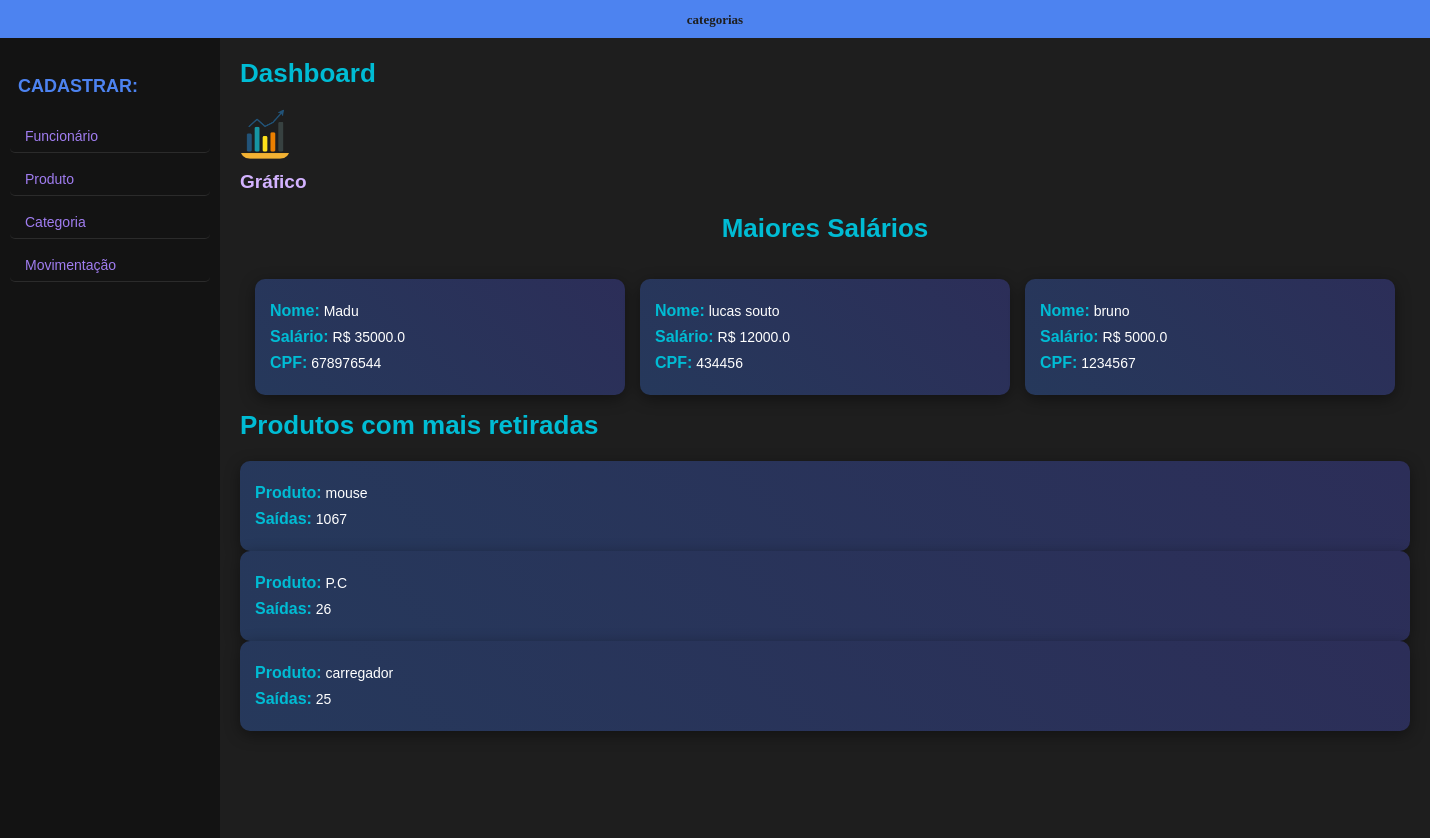
Page /dashboard (lower part) on the earlier database version.
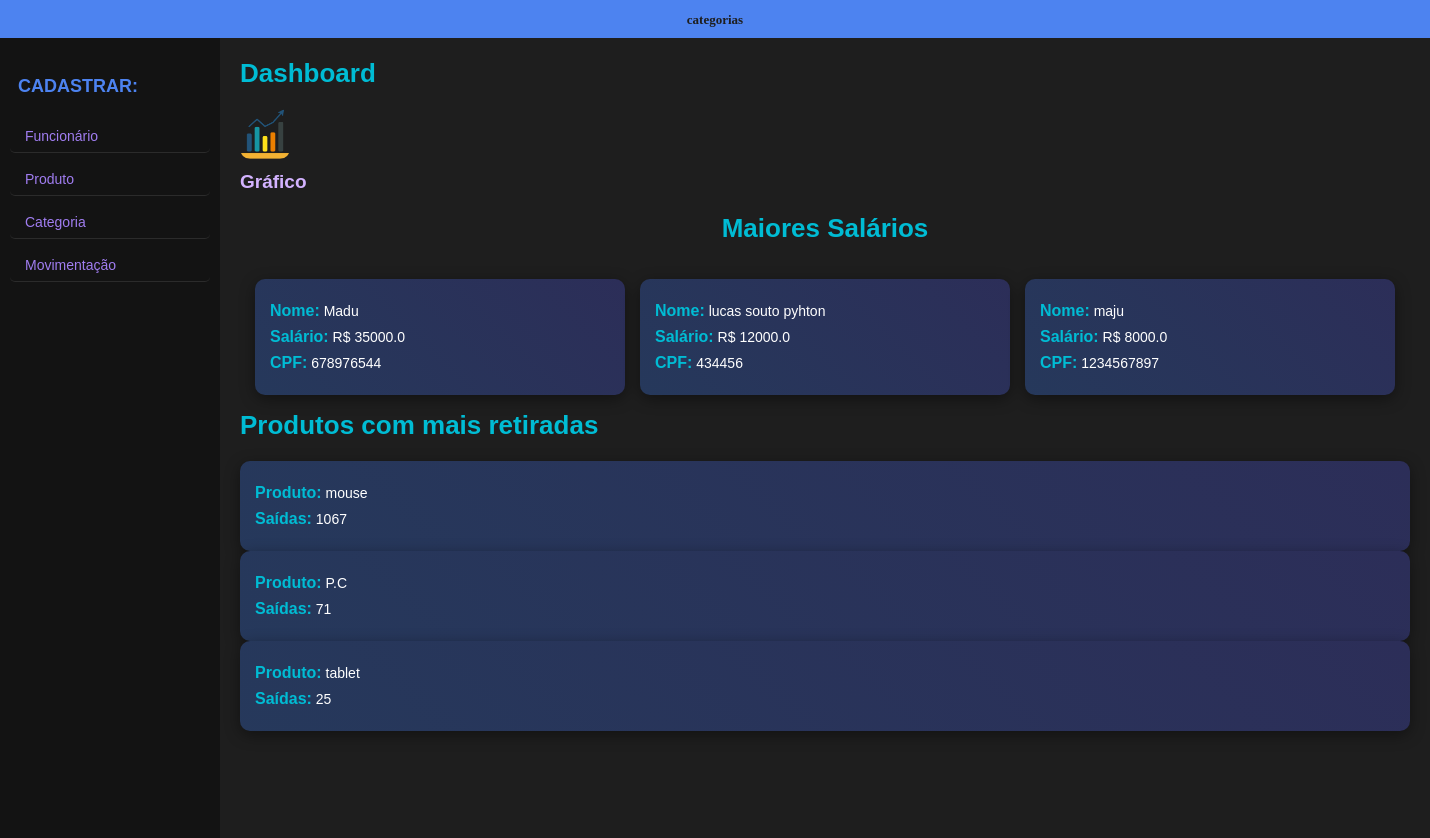
Same page on the later database version.
### models.py (models this page shows, shortened)
class Funcionario(Base):
    __tablename__ = 'funcionario'
    nome = Column(String(40), nullable=False, index=True)
    id = Column(Integer, primary_key=True, unique=True)
    cpf = Column(String(11), nullable=False, index=True, unique=True)
    salario = Column(Float, nullable=False, index=False)

### app.py (the view)
@app.route('/dashboard')
def dashboard():
    funcionarios_estoque = (
        Funcionario.query
        .order_by(Funcionario.salario.desc())
        .limit(3)
        .all()
    )
    produtos_movimentados = produtos_mais_movimentados()
    return render_template("dashboard.html", lista_funcionario=funcionarios_estoque,
                           produtos_movimentados=produtos_movimentados)

### app.py (called while the page is built)
def produtos_mais_movimentados():
    produtos_movimentados = (
        db_session.query(
            Produto.nome,
            func.sum(Movimentacao.volume_movimentacao).label('total_movimentacoes')
        )
        .join(Movimentacao, Produto.id == Movimentacao.produto_movimentado)
        .where(Movimentacao.atividade == 'saida')
        .group_by(Movimentacao.produto_movimentado)
        .order_by(desc('total_movimentacoes'))
        .limit(3)
        .all()
    )
    print(produtos_movimentados)
    return produtos_movimentados

### templates/dashboard.html (shortened to what this page needs)
{% extends 'template.html' %}
{% block conteudo %}
<h1 style="text-align: start; color: #00bcd4;">Dashboard<br></h1>
<div class="dashboard_grafico">
    <a href="{{url_for('dashboard_func')}}" class="imagem_template">
        <img class="icone" src="/static/grafico.webp" alt="Ícone da casa">
    </a>
    <h1>Gráfico</h1>
</div>
<h1>Maiores Salários</h1>
<div class="dashboard_dashboard">
    {% for item in lista_funcionario %}
    <div class="conteudo_dashboard">
        <p><strong>Nome:</strong> {{ item.nome }}</p>
        <p><strong>Salário:</strong> R$ {{ item.salario | round(2) }}</p>
        <p><strong>CPF:</strong> {{ item.cpf }}</p>
    </div>
    {% endfor %}
</div>
<h1 style="text-align: start; color: #00bcd4;">Produtos com mais retiradas</h1>
<div class="dashboard">
    {% for item in produtos_movimentados %}
    <div class="conteudo_dashboard">
        <p><strong>Produto:</strong> {{ item[0] }}</p>
        <p><strong>Saídas:</strong> {{ item[1] }}</p>
    </div>
    {% endfor %}
</div>
{% endblock conteudo %}

Differences in the rows shown:
no longer on this page (row unchanged): Funcionario: nome "bruno", salario "5000.0", cpf "1234567"
changed Funcionario: nome "lucas souto" → "lucas souto pyhton"
added Funcionario: nome "maju", salario "8000.0", cpf "1234567897"
Other differences:
new list line: "Produto: P.C Saídas: 71"
new list line: "Produto: tablet Saídas: 25"
list line gone: "Produto: P.C Saídas: 26"
list line gone: "Produto: carregador Saídas: 25"
